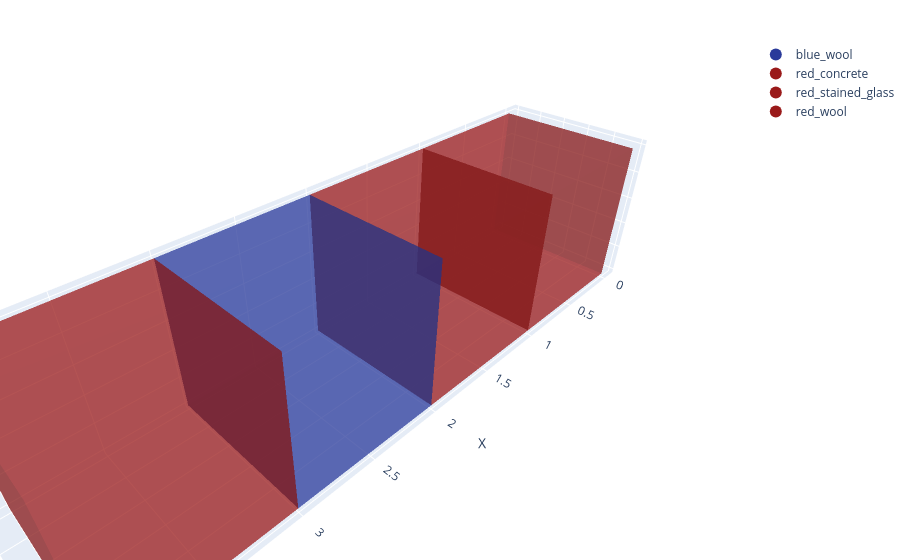

Notebook code for this chart:
### Code cell
from eval_code.material import is_block_cnt_larger_than

# Test case 3: Count blocks with substring matching
coords = [
    {"x": 0, "y": 0, "z": 0, "material": "red_wool"},
    {"x": 1, "y": 0, "z": 0, "material": "red_stained_glass"},
    {"x": 2, "y": 0, "z": 0, "material": "blue_wool"},
    {"x": 3, "y": 0, "z": 0, "material": "red_concrete"},
]

# Expect True: 3 blocks containing "red" > 2
assert True == is_block_cnt_larger_than(coords, cnt=2, expected_material="red", use_substring_match=True)
# Expect False: 3 blocks containing "red" is not > 3
assert False == is_block_cnt_larger_than(coords, cnt=3, expected_material="red", use_substring_match=True)
plotly_blocks.plot(coords)

### Figure 1 — Plotly figure (JSON) as saved in the notebook; plotly's stock layout.template omitted (floating-point values rounded to 4 significant figures)
{"data": [{"facecolor": ["#9a1a1a", "#9a1a1a", "#9a1a1a", "#9a1a1a", "#9a1a1a", "#9a1a1a", "#9a1a1a", "#9a1a1a", "#9a1a1a", "#9a1a1a", "#9a1a1a", "#9a1a1a", "#9a1a1a", "#9a1a1a", "#9a1a1a", "#9a1a1a", "#9a1a1a", "#9a1a1a", "#9a1a1a", "#9a1a1a", "#9a1a1a", "#9a1a1a", "#9a1a1a", "#9a1a1a", "#2a3a9a", "#2a3a9a", "#2a3a9a", "#2a3a9a", "#2a3a9a", "#2a3a9a", "#2a3a9a", "#2a3a9a", "#2a3a9a", "#2a3a9a", "#2a3a9a", "#2a3a9a", "#9a1a1a", "#9a1a1a", "#9a1a1a", "#9a1a1a", "#9a1a1a", "#9a1a1a", "#9a1a1a", "#9a1a1a", "#9a1a1a", "#9a1a1a", "#9a1a1a", "#9a1a1a"], "flatshading": true, "i": [0, 0, 4, 4, 0, 0, 2, 2, 1, 1, 0, 0, 8, 8, 12, 12, 8, 8, 10, 10, 9, 9, 8, 8, 16, 16, 20, 20, 16, 16, 18, 18, 17, 17, 16, 16, 24, 24, 28, 28, 24, 24, 26, 26, 25, 25, 24, 24], "j": [1, 2, 5, 6, 1, 5, 3, 7, 2, 6, 3, 7, 9, 10, 13, 14, 9, 13, 11, 15, 10, 14, 11, 15, 17, 18, 21, 22, 17, 21, 19, 23, 18, 22, 19, 23, 25, 26, 29, 30, 25, 29, 27, 31, 26, 30, 27, 31], "k": [2, 3, 6, 7, 5, 4, 7, 6, 6, 5, 7, 4, 10, 11, 14, 15, 13, 12, 15, 14, 14, 13, 15, 12, 18, 19, 22, 23, 21, 20, 23, 22, 22, 21, 23, 20, 26, 27, 30, 31, 29, 28, 31, 30, 30, 29, 31, 28], "opacity": 0.5, "type": "mesh3d", "x": [0, 1, 1, 0, 0, 1, 1, 0, 1, 2, 2, 1, 1, 2, 2, 1, 2, 3, 3, 2, 2, 3, 3, 2, 3, 4, 4, 3, 3, 4, 4, 3], "y": [0, 0, 0, 0, 1, 1, 1, 1, 0, 0, 0, 0, 1, 1, 1, 1, 0, 0, 0, 0, 1, 1, 1, 1, 0, 0, 0, 0, 1, 1, 1, 1], "z": [0, 0, 1, 1, 0, 0, 1, 1, 0, 0, 1, 1, 0, 0, 1, 1, 0, 0, 1, 1, 0, 0, 1, 1, 0, 0, 1, 1, 0, 0, 1, 1]}, {"marker": {"color": "#2a3a9a", "size": 8}, "mode": "markers", "name": "blue_wool", "showlegend": true, "type": "scatter3d", "x": [null], "y": [null], "z": [null]}, {"marker": {"color": "#9a1a1a", "size": 8}, "mode": "markers", "name": "red_concrete", "showlegend": true, "type": "scatter3d", "x": [null], "y": [null], "z": [null]}, {"marker": {"color": "#9a1a1a", "size": 8}, "mode": "markers", "name": "red_stained_glass", "showlegend": true, "type": "scatter3d", "x": [null], "y": [null], "z": [null]}, {"marker": {"color": "#9a1a1a", "size": 8}, "mode": "markers", "name": "red_wool", "showlegend": true, "type": "scatter3d", "x": [null], "y": [null], "z": [null]}], "layout": {"legend": {"itemsizing": "constant"}, "margin": {"b": 0, "l": 0, "r": 0, "t": 40}, "scene": {"aspectmode": "data", "xaxis": {"title": {"text": "X"}}, "yaxis": {"title": {"text": "Z"}}, "zaxis": {"title": {"text": "Y (Height)"}}}, "title": {"text": ""}}}
